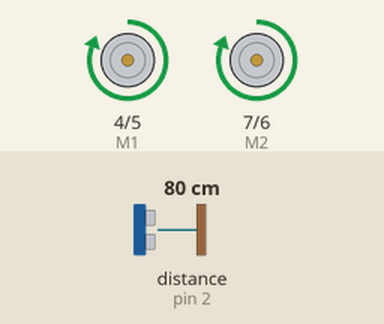
This sketch was run on a simulated Arduino Uno, built with avr-gcc and run on an emulated ATmega328P. Shown: direction and speed pins drawn as motors (green arrow = direction pin HIGH = forward, orange = LOW = backward, longer = more drive). The inputs (shaded band) are chosen by the test bench; at power-on: distance to the obstacle (sensor on pin 2) 80 cm. The echo pulse lasts 58.3 µs per cm.

Above: at 16.2 s.
16.3 s: distance to the obstacle (sensor on pin 2) set to 17 cm
17.8 s: distance to the obstacle (sensor on pin 2) set to 13 cm
At 18.7 s:
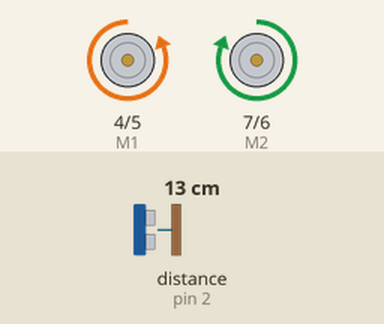
20.8 s: distance to the obstacle (sensor on pin 2) set to 18 cm
22.3 s: distance to the obstacle (sensor on pin 2) set to 2 cm
At 25.0 s:
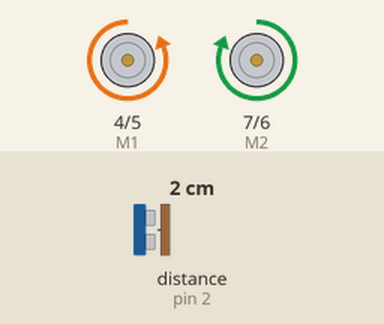
Timing chart, 0 to 26.3 s (numbered marks = the images above; inputs shaded):
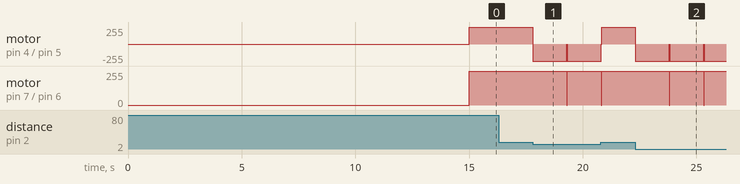

Measured:
- the behaviour switches between 16 and 15 cm on distance to the obstacle (sensor on pin 2) (found by bisection; images 0 and 1)
- after the input at 16.3 s, every drawn part: stays the same
- after the input at 17.8 s, motor on pin 4 (M1) / pin 5 (E1): forward 255/255 → backward 255/255 at once; motor on pin 7 (M2) / pin 6 (E2): forward 255/255 → stopped after 1.5 s, → forward 255/255 0.02 s later
- after the input at 22.3 s, motor on pin 4 (M1) / pin 5 (E1): forward 255/255 → backward 255/255 at once; motor on pin 7 (M2) / pin 6 (E2): alternates forward 255/255 for 1.5 s and stopped for 0.02 s, starting after 1.5 s

The sketch:

JGUZZO-Robot.ino
```cpp
//Joseph Guzzo
//ECE314L-02
//Final Project- Obstacle Avoidance Car

int E1 = 5;
int E2 = 6;
int M1 = 4;
int M2 = 7;
int trigPin = 3;
int echoPin = 2;
long duration;
long distance;

void setup(void) {
  pinMode(E1, OUTPUT);
  pinMode(E2, OUTPUT);
  pinMode(M1, OUTPUT);
  pinMode(M2, OUTPUT);
  pinMode(trigPin, OUTPUT);
  pinMode(echoPin, INPUT);
  Serial.begin(115200);
  delay(15000);
}

void stop() {
  digitalWrite(E1, LOW);
  digitalWrite(E2, LOW);
}

void forward(int a, int b) {
  analogWrite (E1, a);
  digitalWrite(M1, HIGH);
  analogWrite (E2, b);
  digitalWrite(M2, HIGH);
}

void backward(int a, int b) {
  analogWrite (E1, a);
  digitalWrite(M1, LOW);
  analogWrite (E2, b);
  digitalWrite(M2, LOW);
}

void turn(int a, int b) {
  analogWrite (E1, a);
  digitalWrite(M1, LOW);
  analogWrite (E2, b);
  digitalWrite(M2, HIGH);
}

void loop() {
  forward(255, 255);
  digitalWrite(trigPin, LOW);
  delayMicroseconds(5);
  digitalWrite(trigPin, HIGH);
  delayMicroseconds(10);
  digitalWrite(trigPin, LOW);
  duration = pulseIn(echoPin, HIGH);
  distance = duration * .034 / 2;

  if (distance < 15) {
    stop();
    delay(5);
    turn(255, 255);
    delay(1500);
    stop();
    delay(10);
    forward(255, 255);
  }

}
```
